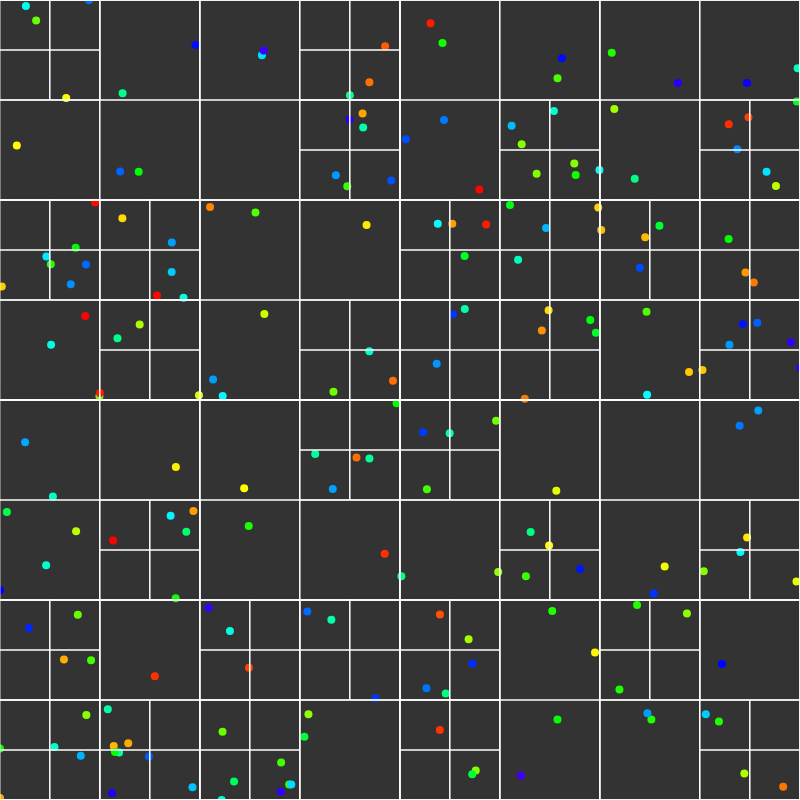
Frame 1 (no input)
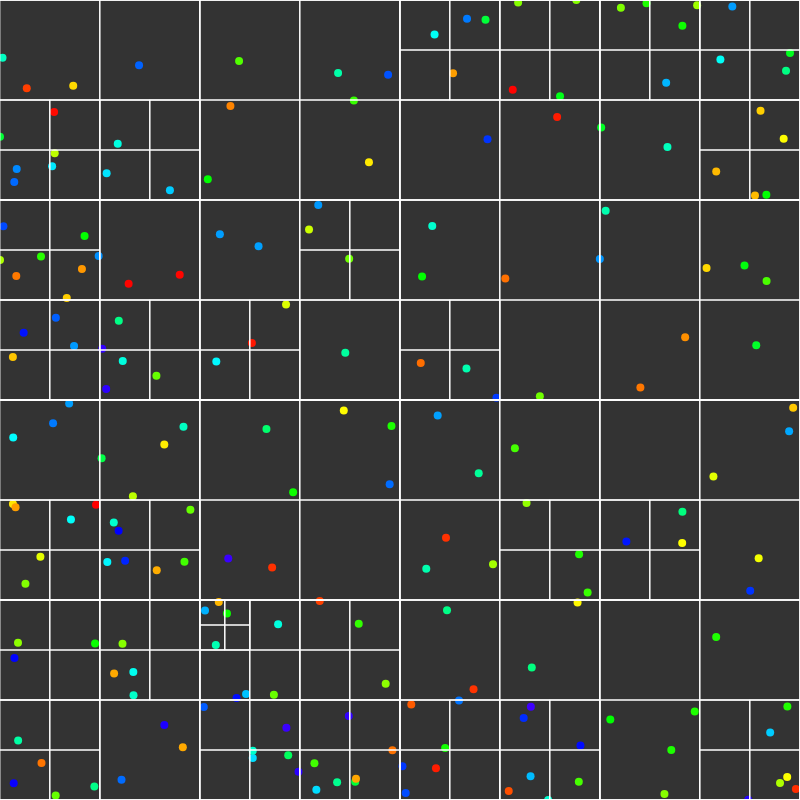
Frame 60 (no input)
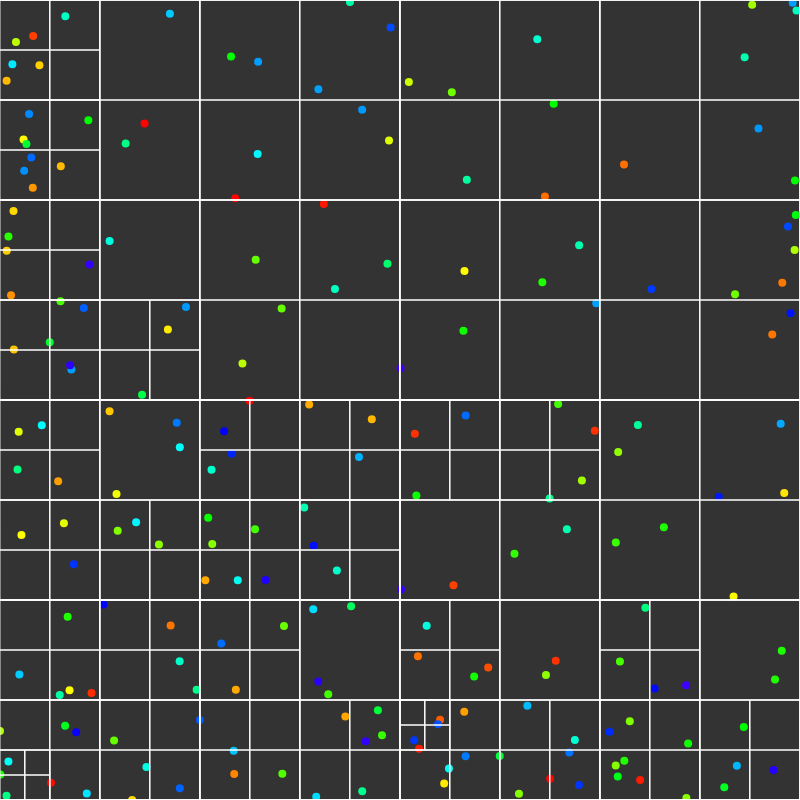
Frame 120 (the mouse pressed at the canvas centre since frame 60)

The p5.js sketch that drew these frames (run headless with seeded random() and noise() and a simulated clock; from frame 60 on, the mouse is pressed at the canvas centre):

// p5.js sketch
// ── sketch.js
const canvasSize = 800;
const boidCount = 200;
let boids = [];
let boundary;
const capacity = 2;
let quadtree; 

let alignSlider, cohesionSlider, separationSlider; 

function setup() {
    createCanvas(canvasSize, canvasSize);
    colorMode(HSL);

    separationSlider = createSlider(0, 2, 1.1, 0.1);
    alignSlider = createSlider(0, 2, 0.2, 0.1);
    cohesionSlider = createSlider(0, 2, 1, 0.1);

    boundary = new Rectangle(width / 2, height / 2, width / 2, width / 2, height / 2);
    quadtree = new Quadtree(boundary, capacity);

    for (let i = 0; i < boidCount; i++) {
        boids.push(new Boid());
    }
}

function draw() {
    background(color(0, 0, 20));

    for (let boid of boids) {
        quadtree.insert(boid);
        let neighborRange = new Rectangle(boid.position.x, boid.position.y, boid.perceptionRadius, boid.perceptionRadius);
        let neighbors = quadtree.query(neighborRange);
        //if(neighbors.length == 0) console.log(neighborRange);

        boid.flock([separationSlider.value(), alignSlider.value(), cohesionSlider.value()], boids);
        boid.update();
        boid.edges();
        boid.draw();

    }

    quadtree.draw();

    quadtree = new Quadtree(boundary, capacity);
}
// ── boid.js
// Boids Algorithm
// Hunter Wilkins
// https://hunterwilkins.dev
// https://github.com/galaxyproduction/Boid-Simulation

class Boid {
    constructor() {
        this.position = createVector(random(width), random(height)); // Create random positon 
        this.velocity = p5.Vector.random2D(); // Random initial velocity vector
        this.velocity.setMag(random(2, 4));
        this.acceleration = createVector();
        this.perceptionRadius = 100; // How far this boid can see its neighbors around it
        this.maxSpeed = 5;
        this.maxForce = 1;

        this.size = 8; // Size to draw the boids
        this.color = color(random(0, 255), 100, 50); // Random hsl color
    }

    // Wraps the boids around the screen
    edges() {
        if (this.position.x > width) {
            this.position.x = 0;
        } else if (this.position.x < 0) {
            this.position.x = width;
        }

        if (this.position.y > height) {
            this.position.y = 0;
        } else if (this.position.y < 0) {
            this.position.y = height;
        }
    }

    // Runs the flocking algorithm
    flock(weights, boids) {
        let neighbors = [];
        for(let b of boids) {
            if(b != this && this.position.dist(b.position) < this.perceptionRadius){
                neighbors.push(b);
            }
        }

        if(boids.length > 0) {
            let separation = this.separation(boids);
            let alignment = this.alignment(boids);
            let cohesion = this.cohesion(boids);

            separation.mult(weights[0]);
            alignment.mult(weights[1]);
            cohesion.mult(weights[2]);

            this.acceleration.add(separation);
            this.acceleration.add(alignment);
            this.acceleration.add(cohesion);
        }

        this.acceleration.add(p5.Vector.random2D());
    }

    // Moves the boid and resets the acceleration back to 0
    update() {
        this.position.add(this.velocity);
        this.velocity.add(this.acceleration);
        this.velocity.limit(this.maxSpeed);
        this.acceleration.mult(0);
    }

    // Steers away to avoid the average position of the boids around it
    separation(neighbors) {
        let steering = createVector();
        for (let other of neighbors) {
            //if (other != this) {
                let diff = p5.Vector.sub(this.position, other.position);
                let d = this.position.dist(other.position);
                diff.div(d == 0 ? 0.00001 : d * d);
                steering.add(diff);
            //}
        }

        steering.div(neighbors.length);
        steering.setMag(this.maxSpeed);
        steering.sub(this.velocity);
        steering.limit(this.maxForce);

        return steering;
    }

    // Steers to match the average direction of the boids around it
    alignment(neighbors) {
        let avgVelocity = createVector();
        for (let other of neighbors) {
            //if (other != this) {
                avgVelocity.add(other.velocity);
            //}
        }

        avgVelocity.div(neighbors.length);
        avgVelocity.setMag(this.maxSpeed);
        avgVelocity.sub(this.velocity);
        avgVelocity.limit(this.maxForce);

        return avgVelocity;
    }

    // Steers towards the average position of the boids around it
    cohesion(neighbors) {
        let avgPosition = createVector();
        for (let other of neighbors) {
            //if (other != this) {
                avgPosition.add(other.position);
            //}
        }

        avgPosition.div(neighbors.length);
        avgPosition.sub(this.position);
        avgPosition.setMag(this.maxSpeed);
        avgPosition.sub(this.velocity);
        avgPosition.limit(this.maxForce);

        return avgPosition;
    }

    // Draws the boid
    // Uncomment comments to draw boid as a triangle, and comment out draw circle
    draw() {
        // const viewAngle = atan(this.velocity.y / this.velocity.x == 0 : 0.001 ? this.velocity.x);
        noStroke();
        fill(this.color);
        // triangle(this.position.x, this.position.y,
        //     this.position.x + this.size * cos(viewAngle + TWO_PI / 3), this.position.y + this.size * sin(viewAngle + TWO_PI / 3),
        //     this.position.x + this.size * cos(viewAngle + TWO_PI / 6), this.position.y + this.size * sin(viewAngle + TWO_PI / 6));
        circle(this.position.x, this.position.y, this.size);
    }
}
// ── quadtree.js
class Quadtree {
    constructor(boundary, n) {
        this.boundary = boundary;
        this.capacity = n;
        this.points = [];
        this.hasDivided = false;
    }

    insert(point) {
        if (!this.boundary.contains(point)) {
            return false;
        }

        if (this.points.length < this.capacity) {
            this.points.push(point);
            return true;
        } else {
            if (!this.hasDivided) {
                this.subdivide();
            }

            if (this.northeast.insert(point)) {
                return true;
            } else if (this.northwest.insert(point)) {
                return true;
            } else if (this.southeast.insert(point)) {
                return true;
            } else if (this.southwest.insert(point)) {
                return true;
            }
        }
    }

    query(range, found) {
        if(!found) {
            found = [];
        }

        if (!this.boundary.intersects(range)) {
            return;
        } else {
            for (let b of this.points) {
                if (range.contains(b)) {
                    found.push(b);
                }
            }

            if (this.hasDivided) {
                this.northeast.query(range, found);
                this.northwest.query(range, found);
                this.southeast.query(range, found);
                this.southwest.query(range, found);
            }

            return found;
        }
    }

    subdivide() {
        let x = this.boundary.x;
        let y = this.boundary.y;
        let width = this.boundary.w / 2;
        let height = this.boundary.h / 2;

        let ne = new Rectangle(x + width, y - height, width, height);
        this.northeast = new Quadtree(ne, this.capacity);

        let nw = new Rectangle(x - width, y - height, width, height);
        this.northwest = new Quadtree(nw, this.capacity);

        let se = new Rectangle(x + width, y + height, width, height);
        this.southeast = new Quadtree(se, this.capacity);

        let sw = new Rectangle(x - width, y + height, width, height);
        this.southwest = new Quadtree(sw, this.capacity);

        this.hasDivided = true;
    }

    draw() {
        stroke(255);
        noFill();
        rectMode(CENTER);
        rect(this.boundary.x, this.boundary.y, this.boundary.w * 2, this.boundary.h * 2);

        if (this.hasDivided) {
            this.northeast.draw();
            this.northwest.draw();
            this.southeast.draw();
            this.southwest.draw();
        }
    }
}
// ── rectangle.js
class Rectangle {
    constructor(x, y, w, h) {
        this.x = x;
        this.y = y;
        this.w = w;
        this.h = h;
    }

    contains(point) {
        return (point.position.x >= this.x - this.w &&
            point.position.x < this.x + this.w &&
            point.position.y >= this.y - this.h &&
            point.position.y < this.y + this.h);
    }

    intersects(range) {
        return !(range.x - range.w > this.x + this.w ||
            range.x + range.w < this.x - this.w || 
            range.y - range.h > this.y + this.h ||
            range.y + range.h < this.y - this.h);
            
    }
}
